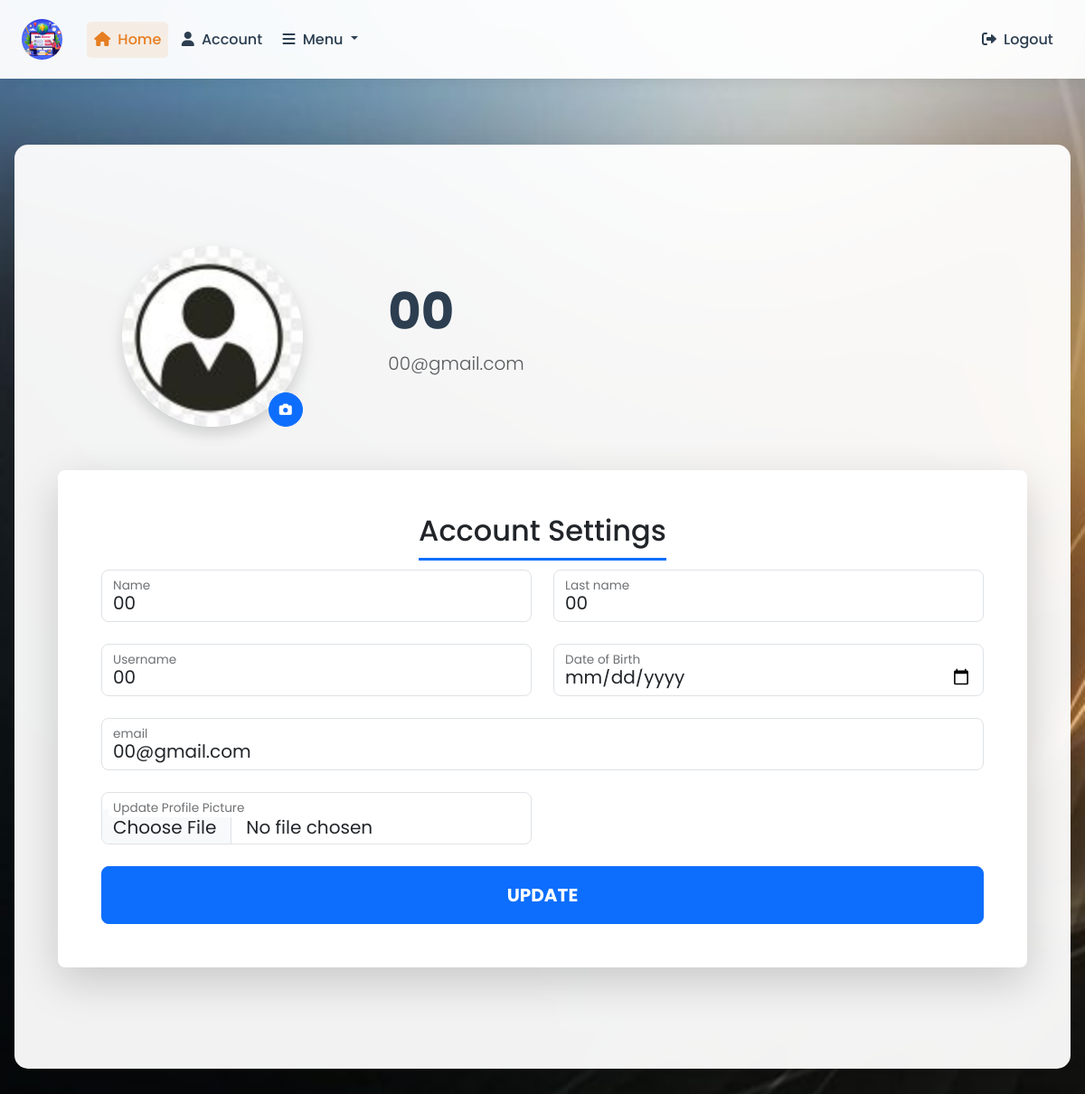
Page /account (signed in) on the committed database.
### App/models.py (models this page shows, shortened)
class User(db.Model, UserMixin):
    id = db.Column(db.Integer, primary_key=True)
    username = db.Column(db.String(20), nullable=False)
    name = db.Column(db.String(20), nullable=False)
    lname = db.Column(db.String(20), nullable=False)
    dob = db.Column(db.DateTime, nullable=False, default=datetime.utcnow)
    email = db.Column(db.String(20), nullable=False)
    password = db.Column(db.String(20), nullable=False)
    image_file = db.Column(db.String(20), nullable=False, default='default.jpg')

### App/routes.py (the view)
@app.route('/account',methods = ['GET','POST'])
@login_required
def account():
    form = UpdateAccountForm()
    if form.validate_on_submit():
        if form.picture.data:
            picture_file = save_pucture(form.picture.data)
            current_user.image_file = picture_file
        current_user.name = form.name.data
        current_user.lname = form.lname.data
        current_user.username = form.username.data
        current_user.dob = form.dob.data
        current_user.email = form.email.data
        db.session.commit()
        flash("Your Account has been updated", 'success')
        return redirect(url_for('account'))
    elif request.method == 'GET':
        form.username.data = current_user.username
        form.name.data = current_user.name
        form.lname.data = current_user.lname
        form.dob.data = current_user.dob
        form.email.data = current_user.email
    image_file = url_for('static',filename="images/" + current_user.image_file)
    return render_template('account.html', title= "Account", image_file=image_file, form = form)

### App/forms.py (shortened to what this page needs)
class UpdateAccountForm(FlaskForm):
    name = StringField('Name', validators=[DataRequired(), Length(min=2, max=20)])
    lname = StringField('Last name', validators=[DataRequired(), Length(min=2, max=20)])
    username = StringField('Username', validators=[DataRequired(), Length(min=2, max=20)])
    dob = DateField('Date of Birth', validators=[DataRequired()])
    email = StringField('email', validators=[DataRequired(), Email()])
    picture = FileField('Update Profile Picture', validators=[FileAllowed(['jpg', 'png', 'jpeg'])])
    submit = SubmitField('Update')

### App/models.py (called while the page is built)
@login_manager.user_loader
def load_user(user_id):
    return User.query.get(int(user_id))

### App/templates/account.html (shortened to what this page needs)
{% extends "layout.html" %}
{% block content %}
<div class="content-section py-5">
  <div class="container">
    <div class="row align-items-center mb-5">
      <div class="col-md-4 text-center">
        <div class="position-relative d-inline-block">
          <img class="rounded-circle account-img img-fluid shadow"
               src="{{ image_file }}"
               alt="Profile Picture"
               style="width: 200px; height: 200px; object-fit: cover;">
          <div class="position-absolute bottom-0 end-0">
            <button class="btn btn-sm btn-primary rounded-circle p-2"
                    style="width: 38px; height: 38px;">
              <i class="fas fa-camera"></i>
            </button>
          </div>
        </div>
      </div>
      <div class="col-md-8">
        <h1 class="display-4 fw-bold mb-2">{{ current_user.username }}</h1>
        <p class="lead text-muted">{{ current_user.email }}</p>
      </div>
    </div>
    <div class="card border-0 shadow-lg rounded-3">
      <div class="card-body p-4 p-md-5">
        <h2 class="card-title text-center mb-4">
          <span class="border-bottom border-primary border-3 pb-2">Account Settings</span>
        </h2>
        <form method="POST" action="" class="needs-validation" novalidate enctype="multipart/form-data">
          <div class="row g-4 mb-4">
            <div class="col-md-6">
              <div class="form-floating">
                {{ form.name(class="form-control form-control-lg" + (" is-invalid" if form.name.errors else ""),
                    placeholder="First Name", id="floatingName") }}
                {{ form.name.label(for="floatingName") }}
              </div>
            </div>
            <div class="col-md-6">
              <div class="form-floating">
                {{ form.lname(class="form-control form-control-lg" + (" is-invalid" if form.lname.errors else ""),
                    placeholder="Last Name", id="floatingLName") }}
                {{ form.lname.label(for="floatingLName") }}
              </div>
            </div>
          </div>
          <div class="row g-4 mb-4">
            <div class="col-md-6">
              <div class="form-floating">
                {{ form.username(class="form-control form-control-lg" + (" is-invalid" if form.username.errors else ""),
                    placeholder="Username", id="floatingUsername") }}
                {{ form.username.label(for="floatingUsername") }}
              </div>
            </div>
            <div class="col-md-6">
              <div class="form-floating">
                {{ form.dob(class="form-control form-control-lg" + (" is-invalid" if form.dob.errors else ""),
                    placeholder="Date of Birth", id="floatingDOB") }}
                {{ form.dob.label(for="floatingDOB") }}
              </div>
            </div>
          </div>
          <div class="form-floating mb-4">
            {{ form.email(class="form-control form-control-lg" + (" is-invalid" if form.email.errors else ""),
                placeholder="Email Address", id="floatingEmail") }}
            {{ form.email.label(for="floatingEmail") }}
          </div>
          <div class="row g-4 mb-4">
            <div class="col-md-6">
              <div class="form-floating">
                {{ form.picture(class="form-control form-control-lg" + (" is-invalid" if form.picture.errors else ""),
                    placeholder="First picture", id="floatingpicture") }}
                {{ form.picture.label(for="floatingpicture") }}
              </div>
            </div>
          </div>
          <div class="d-grid gap-2">
            {{ form.submit(class="btn btn-primary btn-lg py-3 rounded-3 text-uppercase fw-bold") }}
          </div>
        </form>
      </div>
    </div>
  </div>
</div>
{% endblock content %}

### App/templates/account.html (style rules this page uses)
.form-floating > .form-control { height: calc(3.5rem + 2px); line-height: 1.25; }
.form-floating > label { padding: 1rem 0.75rem; }
.btn-primary { transition: all 0.3s ease; }
.account-img { transition: all 0.3s ease; }

### rows in the picture
User: username "00", email "00@gmail.com", name "00", lname "00"
